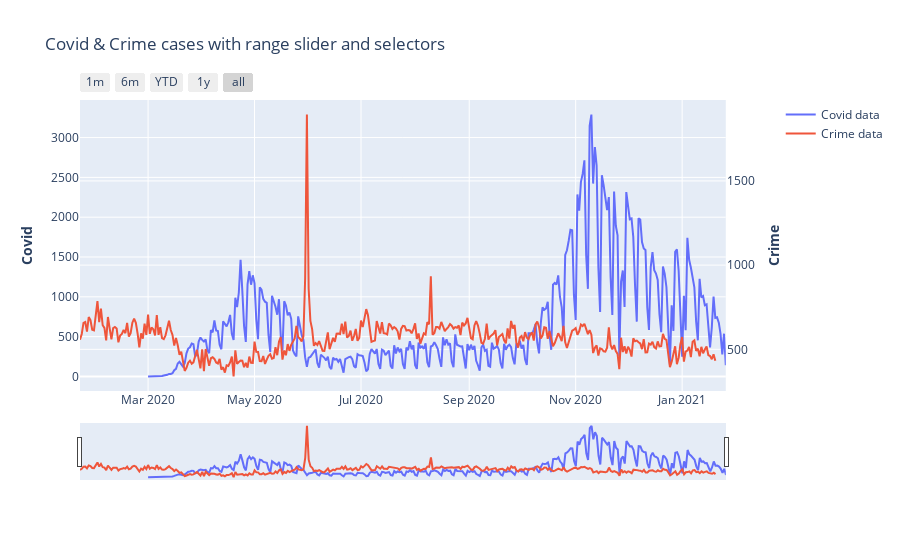

This figure's notebook cell:
### Code cell
#Plotly with Covid
fig = go.Figure()
fig = make_subplots(specs=[[{"secondary_y": True}]])
fig.add_trace(go.Scatter(x=Covid_transformed.Date, y=Covid_transformed['Cases - Total'], name="Covid data"), secondary_y=False)
fig.add_trace(go.Scatter(x=total_crime_df.Date, y=total_crime_df.Counts, name="Crime data"), secondary_y=True)
fig.update_layout(title_text="Covid & Crime cases with range slider and selectors")
fig.update_layout(
    xaxis=dict(
        rangeselector=dict(
            buttons=list([
                dict(count=1,
                     label="1m",
                     step="month",
                     stepmode="backward"),
                dict(count=6,
                     label="6m",
                     step="month",
                     stepmode="backward"),
                dict(count=1,
                     label="YTD",
                     step="year",
                     stepmode="todate"),
                dict(count=1,
                     label="1y",
                     step="year",
                     stepmode="backward"),
                dict(step="all")
            ])
        ),
        rangeslider=dict(
            visible=True
        ),
        type="date"
    )
)
fig.update_yaxes(title_text="<b>Covid", secondary_y=False)
fig.update_yaxes(title_text="<b>Crime", secondary_y=True)

fig.show()

### Figure 1 — Plotly figure (JSON) as saved in the notebook; plotly's stock layout.template omitted (floating-point values rounded to 4 significant figures; data arrays with more than 128 entries replaced by an {"elided": "..."} marker saying what was removed)
{"data": [{"name": "Covid data", "type": "scatter", "x": {"elided": "332 str values"}, "xaxis": "x", "y": {"elided": "332 int values"}, "yaxis": "y"}, {"name": "Crime data", "type": "scatter", "x": {"elided": "365 str values"}, "xaxis": "x", "y": {"elided": "365 int values"}, "yaxis": "y2"}], "layout": {"title": {"text": "Covid & Crime cases with range slider and selectors"}, "xaxis": {"anchor": "y", "domain": [0, 0.94], "rangeselector": {"buttons": [{"count": 1, "label": "1m", "step": "month", "stepmode": "backward"}, {"count": 6, "label": "6m", "step": "month", "stepmode": "backward"}, {"count": 1, "label": "YTD", "step": "year", "stepmode": "todate"}, {"count": 1, "label": "1y", "step": "year", "stepmode": "backward"}, {"step": "all"}]}, "rangeslider": {"visible": true}, "type": "date"}, "yaxis": {"anchor": "x", "domain": [0, 1], "title": {"text": "<b>Covid"}}, "yaxis2": {"anchor": "x", "overlaying": "y", "side": "right", "title": {"text": "<b>Crime"}}}}
